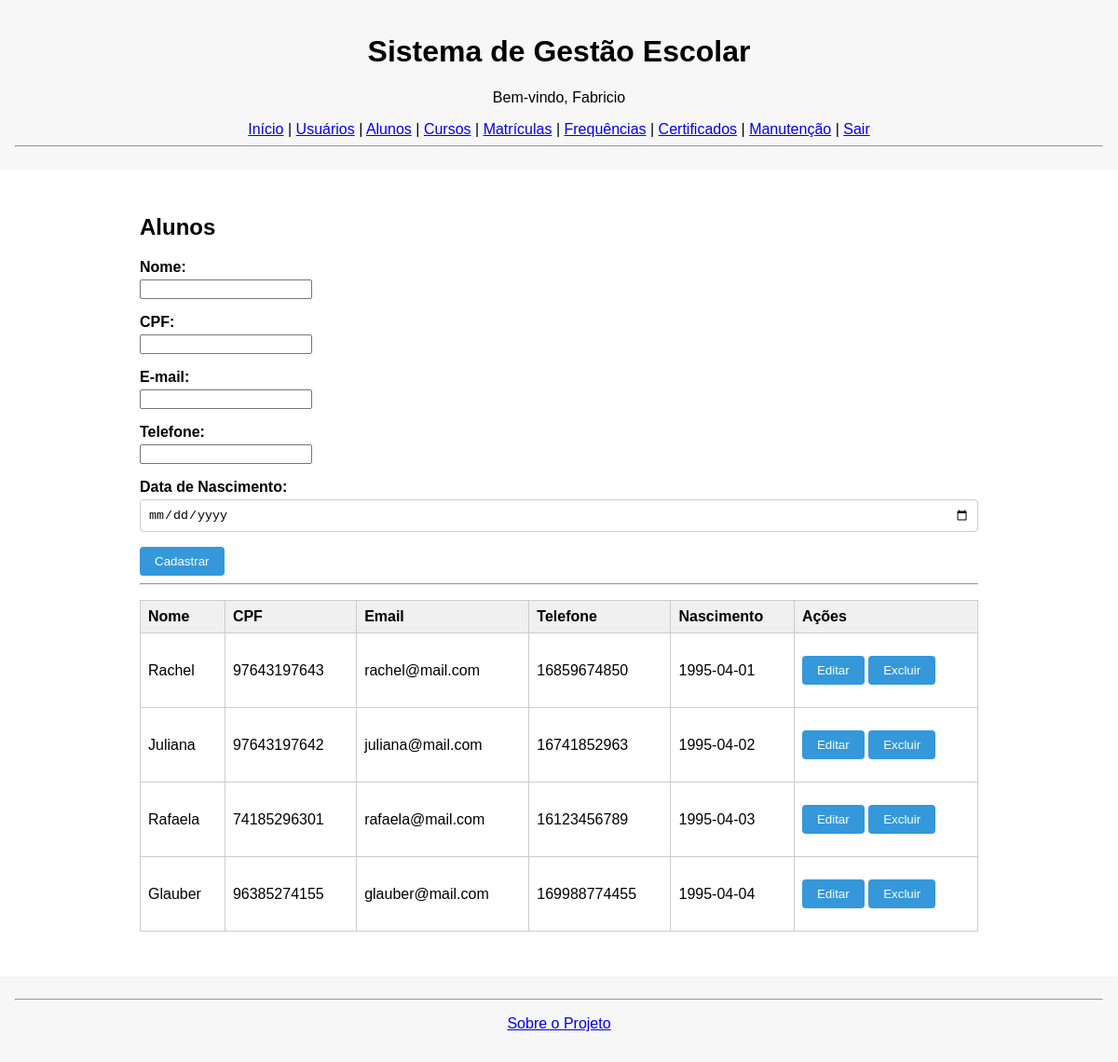
Page /alunos (signed in) on the committed database.
### tables this page shows
CREATE TABLE alunos (
            id INTEGER PRIMARY KEY AUTOINCREMENT,
            nome TEXT,
            cpf TEXT UNIQUE,
            email TEXT,
            telefone TEXT,
            data_nascimento DATE,
            created_at DATETIME DEFAULT CURRENT_TIMESTAMP
        );

### app.py (the view, shortened to what this page needs)
@app.route('/alunos', methods=['GET', 'POST'])
def alunos():
    if 'usuario' not in session:
        return redirect(url_for('login'))
    alunos = listar_alunos()
    return render_template('alunos.html', alunos=alunos)

### database.py (called while the page is built)
def conectar():
    con = sqlite3.connect('sge.db')
    con.row_factory = sqlite3.Row
    con.execute("PRAGMA foreign_keys = ON")
    return con

def listar_alunos():
    con = conectar()
    cur = con.cursor()
    cur.execute("SELECT * FROM alunos")
    alunos = cur.fetchall()
    con.close()
    return alunos

### templates/alunos.html
{% extends "base.html" %}
{% block content %}
<div class="container">
    <h2>Alunos</h2>
    <form method="POST">
        <div class="form-group"><label>Nome:</label><input name="nome" required></div>
        <div class="form-group"><label>CPF:</label><input name="cpf" required></div>
        <div class="form-group"><label>E-mail:</label><input name="email"></div>
        <div class="form-group"><label>Telefone:</label><input name="telefone"></div>
        <div class="form-group"><label>Data de Nascimento:</label><input type="date" name="data_nascimento" required></div>
        <button type="submit">Cadastrar</button>
    </form>
    <hr>
    <table>
        <thead>
            <tr>
                <th>Nome</th>
                <th>CPF</th>
                <th>Email</th>
                <th>Telefone</th>
                <th>Nascimento</th>
                <th>Ações</th>
            </tr>
        </thead>
        <tbody>
            {% for a in alunos %}
            <tr>
                <td>{{ a.nome }}</td>
                <td>{{ a.cpf }}</td>
                <td>{{ a.email }}</td>
                <td>{{ a.telefone }}</td>
                <td>{{ a.data_nascimento }}</td>
                <td>
                    <form action="{{ url_for('editar_aluno', id=a.id) }}" method="get" style="display:inline;">
                        <button type="submit" class="btn">Editar</button>
                    </form>
                    <form action="{{ url_for('excluir_aluno_view', id=a.id) }}" method="post" style="display:inline;">
                        <button type="submit" class="btn" onclick="return confirm('Deseja excluir este aluno?')">Excluir</button>
                    </form>
                </td>
            </tr>
            {% endfor %}
        </tbody>
    </table>
</div>
{% endblock %}

### static/css/style.css (style rules this page uses)
body { font-family: Arial, sans-serif; margin: 0; padding: 0; background-color: #ffffff; }
.container { max-width: 900px; margin: 2rem auto; padding: 1rem; background: #fff; border-radius: 8px; }
h2, h3 { margin-top: 0; }
.form-group { margin-bottom: 1rem; }
label { display: block; margin-bottom: 0.25rem; font-weight: bold; }
input[type="text"], input[type="email"], input[type="password"], input[type="date"], input[type="number"], select, textarea { width: 100%; padding: 0.5rem; box-sizing: border-box; border: 1px solid #ccc; border-radius: 4px; }
button, input[type="submit"] { padding: 0.5rem 1rem; background-color: #3498db; color: #fff; border: none; border-radius: 4px; cursor: pointer; }
table { width: 100%; border-collapse: collapse; margin-top: 1rem; }
th, td { border: 1px solid #ccc; padding: 0.5rem; text-align: left; }
th { background-color: #f0f0f0; }
.btn { display: inline-block; margin: 1rem 0; padding: 0.5rem 1rem; background-color: #3498db; color: white; text-decoration: none; border-radius: 4px; }

### rows in the picture
alunos: nome "Rachel", cpf "97643197643", email "rachel@mail.com", telefone "16859674850", data_nascimento "1995-04-01"
alunos: nome "Juliana", cpf "97643197642", email "juliana@mail.com", telefone "16741852963", data_nascimento "1995-04-02"
alunos: nome "Rafaela", cpf "74185296301", email "rafaela@mail.com", telefone "16123456789", data_nascimento "1995-04-03"
alunos: nome "Glauber", cpf "96385274155", email "glauber@mail.com", telefone "169988774455", data_nascimento "1995-04-04"

### other values in the picture
{{ session['usuario'] }} "Fabricio"
